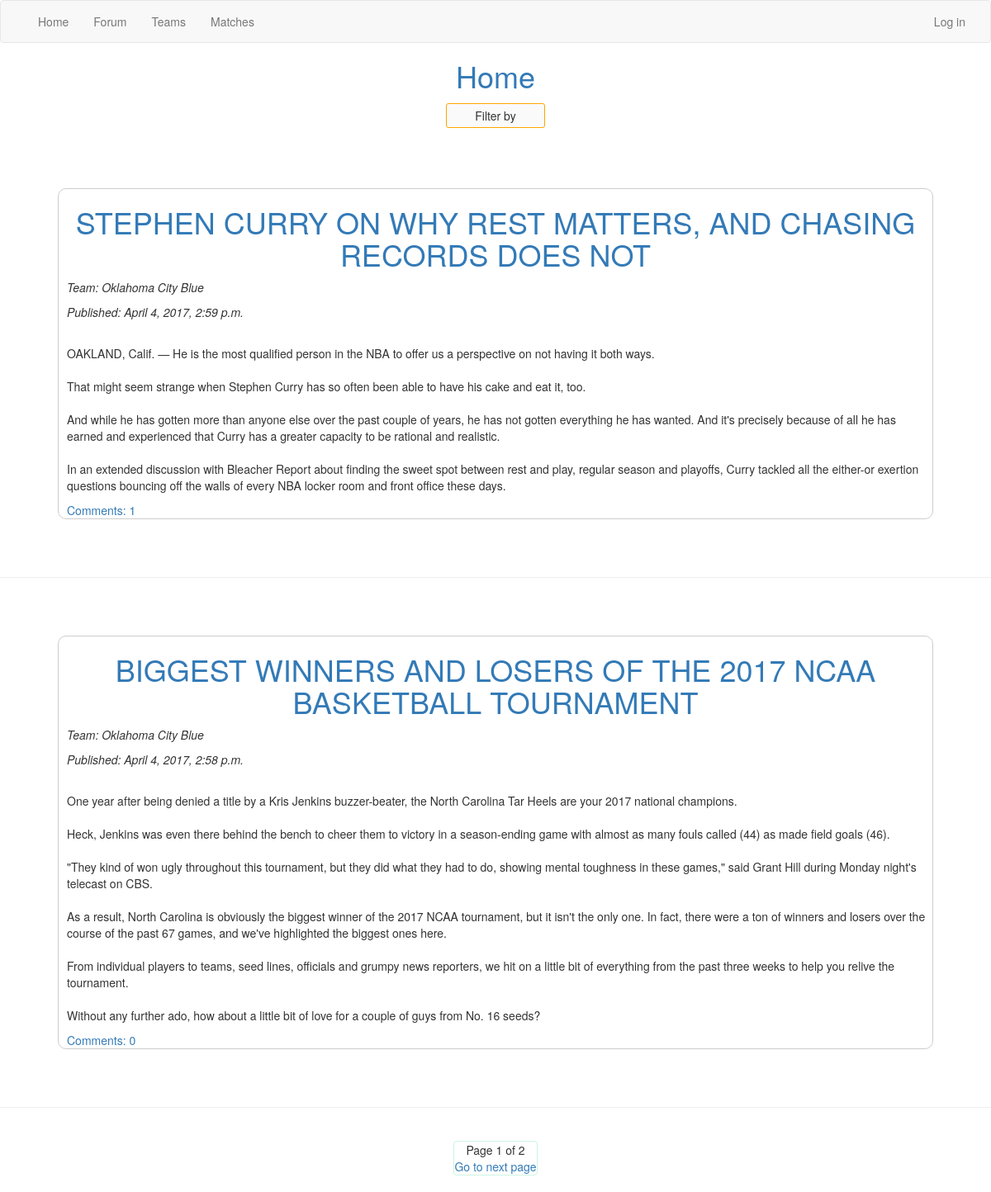
The page / on the database its author committed.
### newsfeed/models.py (models this page shows, shortened)
class Post(models.Model):
    author = models.ForeignKey('auth.User')
    title = models.CharField(max_length=200)
    text = models.TextField()
    created_date = models.DateTimeField(default=timezone.now)
    team = models.ForeignKey('Team', related_name="related_posts", null=True, blank=True)
    class Meta:
        ordering = ['-created_date',]

class Team(models.Model):
    name = models.CharField(max_length=50)
    homeArena = models.CharField(max_length=50)

### newsfeed/views.py (the view)
# urls.py: url(r'^$', views.post_list, name='post_list'),
def post_list(request):
    posts = Post.objects.order_by('-created_date')
    teams = Team.objects.all()
    paginated_posts = Paginator(posts, 2)
    page = request.GET.get('page')
    try:
        post_page = paginated_posts.page(page)
    except PageNotAnInteger:
        post_page = paginated_posts.page(1)
    except EmptyPage:
        post_page = paginated_posts.page(paginated_posts.num_pages)
    return render(request, 'newsfeed/post_list.html', {
        'posts': posts,
        'post_page': post_page,
        'teams': teams
    })

### newsfeed/templates/newsfeed/post_list.html (shortened to what this page needs)
{% extends 'newsfeed/base.html' %}
{% block content %}
    <center>
        <div class="dropdown">
            <button onclick="myFunction()" class="dropbtn">Filter by</button>
        </div>
    </center>
    {% for post in post_page %}
        <div style="margin: 70px; border: 1px solid #cdcdcd; border-radius:10px;">
            <h1><a href="{% url 'post_in_detail' pk=post.pk %}">{{ post.title }}</a></h1>
            <i><p style="margin-left: 10px;">Team: {{ post.team.name }}</p></i>
            <p style="margin-left: 10px;" ><i>Published: {{ post.created_date }}</i></p>
            <br>
            <p style="margin-left: 10px;">{{ post.text|linebreaksbr }}</p>
            <a  style="margin-left:10px;" href="{% url 'post_in_detail' pk=post.pk %}">Comments: {{ post.news_comments.count }}</a>
        </div>
        <hr>
    {% endfor %}
    {% include 'paginate.html' %}
{% endblock %}

### newsfeed/templates/newsfeed/style.html (style rules this page uses)
h1 { text-align: center; }
button { position: relative; display: inline-block; margin: 3px; width: 120px; background-color: #fafafa; border: 1px solid orange; border-radius: 3px; height: 30px; }

### newsfeed/templates/newsfeed/post_list.html (style rules this page uses)
.dropdown { position: relative; display: inline-block; }

### rows shown on the page
Post: title "STEPHEN CURRY ON WHY REST MATTERS, AND CHASING RECORDS DOES NOT", team.name "Oklahoma City Blue", created_date "April 4, 2017, 2:59 p.m.", text "OAKLAND, Calif. — He is the most qualified person in the NBA to offer us a perspective on not having it both ways. That might seem strange when Stephen Curry has so often been able to have his cake and eat it, too. And while he has gotten more than anyone else over the past couple of years, he has not gotten everything he has wanted. And it's precisely because of all he has earned and experienced that Curry has a greater capacity to be rational and realistic. In an extended discussion with Bleacher Report about finding the sweet spot between rest and play, regular season and playoffs, Curry tackled all the either-or exertion questions bouncing off the walls of every NBA locker room and…", news_comments.count "1"
Post: title "BIGGEST WINNERS AND LOSERS OF THE 2017 NCAA BASKETBALL TOURNAMENT", team.name "Oklahoma City Blue", created_date "April 4, 2017, 2:58 p.m.", text "One year after being denied a title by a Kris Jenkins buzzer-beater, the North Carolina Tar Heels are your 2017 national champions. Heck, Jenkins was even there behind the bench to cheer them to victory in a season-ending game with almost as many fouls called (44) as made field goals (46). \"They kind of won ugly throughout this tournament, but they did what they had to do, showing mental toughness in these games,\" said Grant Hill during Monday night's telecast on CBS. As a result, North Carolina is obviously the biggest winner of the 2017 NCAA tournament, but it isn't the only one. In fact, there were a ton of winners and losers over the course of the past 67 games, and we've highlighted…", news_comments.count "0"

### other values the page prints
{{ post_page.number }} "1"
{{ post_page.paginator.num_pages }} "2"
